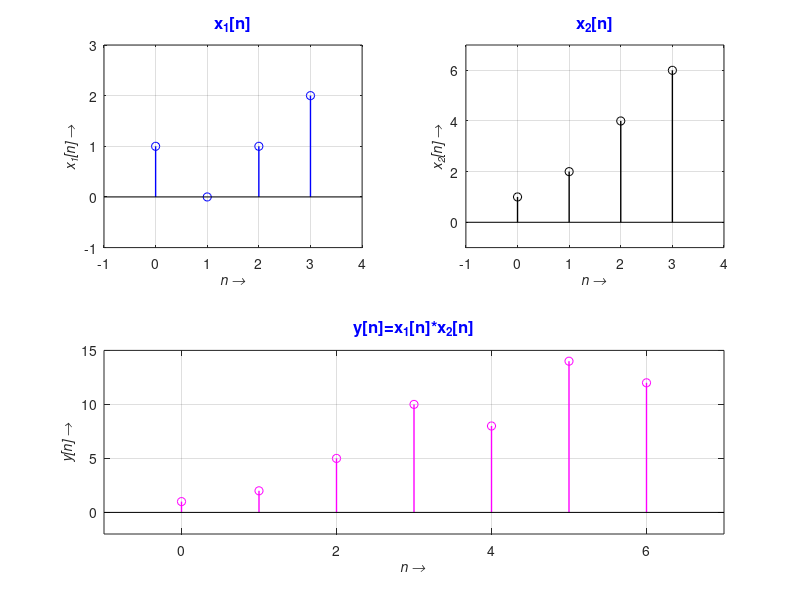

The MATLAB script that drew this image:
clc;
clear all;
close all;
%% Plotting of 1st Sequence
x1=[1,0,1,2];   % 1st sequence
N1=length(x1);
n1=0:1:N1-1;
subplot(2,2,1); % Plotting of 1st sequence
stem(n1,x1,'b','linewidth',1);
axis([-1 4 -1 3]);
grid on;
xlabel('\itn \rightarrow','Fontweight','bold','Fontsize',10);
ylabel('\itx_1[n] \rightarrow','Fontweight','bold','Fontsize',10);
title('x_1[n]','Fontweight','bold','Color','b','Fontsize',12);
%% Plotting of 2nd Sequence
x2=[1,2,4,6];
N2=length(x2);
n2=0:1:N2-1;
subplot(2,2,2);
stem(n2,x2,'k','linewidth',1);
axis([-1 4 -1 7]);
grid on;
xlabel('\itn \rightarrow','Fontweight','bold','Fontsize',10);
ylabel('\itx_2[n] \rightarrow','Fontweight','bold','Fontsize',10);
title('x_2[n]','Fontweight','bold','Color','b','Fontsize',12);
%% Convolution of two signals
y=conv(x1,x2);
n=0:1:N1+N2-2;
subplot(2,1,2);
stem(n,y,'m','linewidth',1);
axis([-1 7 -2 15]);
grid on;
xlabel('\itn \rightarrow','Fontweight','bold','Fontsize',10);
ylabel('\ity[n] \rightarrow','Fontweight','bold','Fontsize',10);
title('y[n]=x_1[n]*x_2[n]','Fontweight','bold','Color','b','Fontsize',12);
